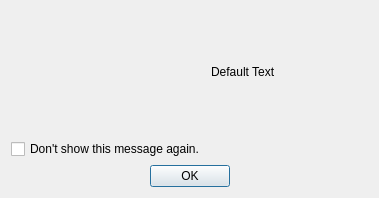
<?xml version="1.0" encoding="UTF-8"?>
<ui version="4.0">
 <class>EWAXMessageBoxUi</class>
 <widget class="QDialog" name="EWAXMessageBoxUi">
  <property name="geometry">
   <rect>
    <x>0</x>
    <y>0</y>
    <width>379</width>
    <height>198</height>
   </rect>
  </property>
  <property name="windowTitle">
   <string/>
  </property>
  <layout class="QGridLayout" name="gridLayout">
   <item row="0" column="0">
    <widget class="QLabel" name="pLabelPixmap">
     <property name="text">
      <string/>
     </property>
     <property name="pixmap">
      <pixmap resource="ewa.qrc">:/images/ewa.png</pixmap>
     </property>
     <property name="scaledContents">
      <bool>false</bool>
     </property>
    </widget>
   </item>
   <item row="0" column="1">
    <widget class="QLabel" name="pLabelText">
     <property name="text">
      <string notr="true">Default Text</string>
     </property>
     <property name="wordWrap">
      <bool>true</bool>
     </property>
    </widget>
   </item>
   <item row="1" column="0">
    <widget class="QCheckBox" name="pCheckBox">
     <property name="text">
      <string>Don't show this message again.</string>
     </property>
    </widget>
   </item>
   <item row="2" column="0" colspan="2">
    <widget class="QDialogButtonBox" name="buttonBox">
     <property name="orientation">
      <enum>Qt::Horizontal</enum>
     </property>
     <property name="standardButtons">
      <set>QDialogButtonBox::Ok</set>
     </property>
     <property name="centerButtons">
      <bool>true</bool>
     </property>
    </widget>
   </item>
  </layout>
 </widget>
 <resources>
  <include location="ewa.qrc"/>
 </resources>
 <connections>
  <connection>
   <sender>buttonBox</sender>
   <signal>accepted()</signal>
   <receiver>EWAXMessageBoxUi</receiver>
   <slot>accept()</slot>
   <hints>
    <hint type="sourcelabel">
     <x>248</x>
     <y>254</y>
    </hint>
    <hint type="destinationlabel">
     <x>157</x>
     <y>274</y>
    </hint>
   </hints>
  </connection>
  <connection>
   <sender>buttonBox</sender>
   <signal>rejected()</signal>
   <receiver>EWAXMessageBoxUi</receiver>
   <slot>reject()</slot>
   <hints>
    <hint type="sourcelabel">
     <x>316</x>
     <y>260</y>
    </hint>
    <hint type="destinationlabel">
     <x>286</x>
     <y>274</y>
    </hint>
   </hints>
  </connection>
 </connections>
</ui>
